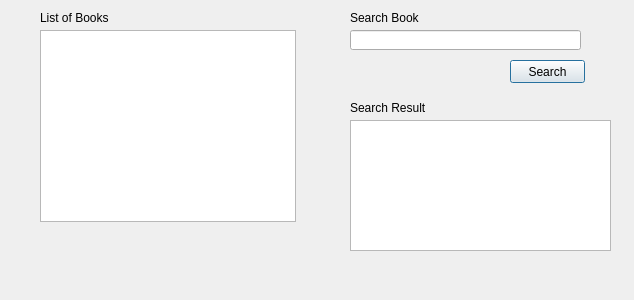
<?xml version="1.0" encoding="UTF-8"?>
<ui version="4.0">
 <class>userWindow</class>
 <widget class="QDialog" name="userWindow">
  <property name="geometry">
   <rect>
    <x>0</x>
    <y>0</y>
    <width>634</width>
    <height>300</height>
   </rect>
  </property>
  <property name="windowTitle">
   <string>Dialog</string>
  </property>
  <widget class="QLabel" name="label">
   <property name="geometry">
    <rect>
     <x>40</x>
     <y>10</y>
     <width>71</width>
     <height>16</height>
    </rect>
   </property>
   <property name="text">
    <string>List of Books</string>
   </property>
  </widget>
  <widget class="QLineEdit" name="lineEdit">
   <property name="geometry">
    <rect>
     <x>350</x>
     <y>30</y>
     <width>231</width>
     <height>20</height>
    </rect>
   </property>
  </widget>
  <widget class="QLabel" name="label_2">
   <property name="geometry">
    <rect>
     <x>350</x>
     <y>10</y>
     <width>71</width>
     <height>16</height>
    </rect>
   </property>
   <property name="text">
    <string>Search Book</string>
   </property>
  </widget>
  <widget class="QPushButton" name="pushButton">
   <property name="geometry">
    <rect>
     <x>510</x>
     <y>60</y>
     <width>75</width>
     <height>23</height>
    </rect>
   </property>
   <property name="text">
    <string>Search</string>
   </property>
  </widget>
  <widget class="QLabel" name="label_3">
   <property name="geometry">
    <rect>
     <x>350</x>
     <y>100</y>
     <width>81</width>
     <height>16</height>
    </rect>
   </property>
   <property name="text">
    <string>Search Result</string>
   </property>
  </widget>
  <widget class="QTableWidget" name="tableWidget">
   <property name="geometry">
    <rect>
     <x>350</x>
     <y>120</y>
     <width>261</width>
     <height>131</height>
    </rect>
   </property>
  </widget>
  <widget class="QTableWidget" name="tableWidget_2">
   <property name="geometry">
    <rect>
     <x>40</x>
     <y>30</y>
     <width>256</width>
     <height>192</height>
    </rect>
   </property>
  </widget>
 </widget>
 <resources/>
 <connections/>
</ui>
